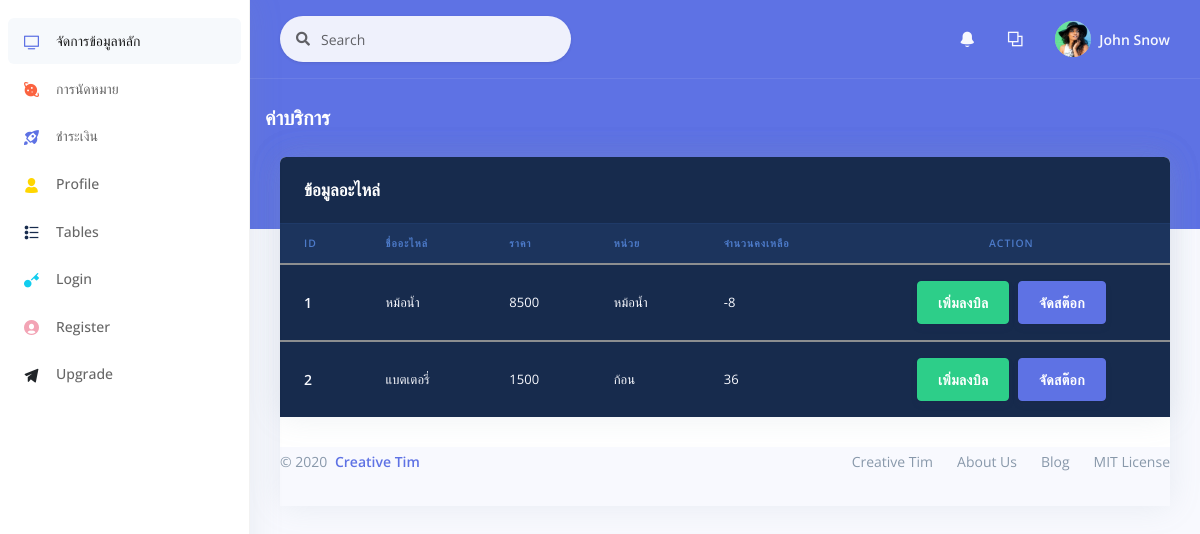
/backend/spare.php, run on the app's committed database.
### tables this page shows
CREATE TABLE `dataspare` (
  `sp_id` int(11) NOT NULL,
  `sp_name` varchar(50) NOT NULL,
  `sp_price` int(8) NOT NULL,
  `sp_point` int(3) NOT NULL,
  `sp_unit` varchar(11) NOT NULL,
  `sptype_id` int(11) NOT NULL,
  `sp_balance` int(11) NOT NULL
);

### backend/spare.php (the view, shortened to what this page needs)
<?php
include "../conn.php";
$sql = "SELECT * FROM dataspare
INNER JOIN spare_type ON dataspare.sptype_id = spare_type.sptype_id
ORDER BY sp_id ASC";
$result = mysqli_query($con, $sql);
?>
<!DOCTYPE html>
<html>
<head>
    <link rel="stylesheet" href="./assets/vendor/nucleo/css/nucleo.css" type="text/css">
    <link rel="stylesheet" href="./assets/vendor/@fortawesome/fontawesome-free/css/all.min.css" type="text/css">
    <link rel="stylesheet" href="./assets/css/argon.css?v=1.2.0" type="text/css">
</head>
<body>
    <?php
    include "object/sidebar.php";
    include "object/_nev.php";
    include "object/listdataspare.php";
    ?>
    </div>
    </div>
    </div>
    </div>
    </div>
    <div class="container-fluid mt--6">
        <div class="row">
            <div class="col">
                <div class="card">
                    <div class="row">
                        <div class="col">
                            <div class="card bg-default shadow">
                                <div class="card-header bg-transparent border-0">
                                    <h3 class="text-white mb-0">ข้อมูลอะไหล่</h3>
                                </div>
                                <div class="table-responsive">
                                    <table class="table align-items-center table-dark table-flush">
                                        <thead class="thead-dark">
                                            <tr>
                                                <th scope="col" class="sort" data-sort="ID">ID</th>
                                                <th scope="col" class="sort" data-sort="name">ชื่ออะไหล่</th>
                                                <th scope="col" class="sort" data-sort="price">ราคา</th>
                                                <th scope="col" class="sort" data-sort="unit">หน่วย</th>
                                                <th scope="col" class="sort" data-sort="balance">จำนวนคงเหลือ</th>
                                                <th scope="col" class="text-center">Action</th>
                                            </tr>
                                        </thead>
                                        <tbody class="list">
                                            <?php
                                            while ($rs = mysqli_fetch_array($result)) {
                                                $sp_id = $rs['sp_id'];
                                                $sp_name = $rs['sp_name'];
                                                $sp_price = $rs['sp_price'];
                                                $sp_unit = $rs['sp_unit'];
                                                $sp_balance = $rs['sp_balance'];
                                            ?>
                                        <tbody class="list">
                                            <tr>
                                                <th scope="row">
                                                    <div class="media align-items-center">
                                                        <div class="media-body">
                                                            <span class="name mb-0 text-sm"><?php echo $sp_id ?></span>
                                                        </div>
                                                    </div>
                                                </th>
                                                <td class="budget">
                                                    <?php echo $sp_name ?>
                                                </td>
                                                <td class="budget">
                                                    <?php echo $sp_price ?>
                                                </td>
                                                <td class="budget">
                                                    <?php echo $sp_unit ?>
                                                </td>
                                                <td class="budget">
                                                    <?php echo $sp_balance ?>
                                                </td>
                                                <td class="text-center">
                                                    <?php
                                                    echo "<a class='btn btn-success' href='cart.php?sp_id=$rs[sp_id]&act=add&act=add'>เพิ่มลงบิล <br></a>";
                                                    echo "<a class='btn btn-primary' href='cart.php?sp_id=$rs[sp_id]&act=add&act=add'>จัดสต๊อก <br></a>";
                                                    ?>
                                            </tr>
                                        <?php }
                                        ?>
                                        </tbody>
                                    </table>
                                </div>
                            </div>
                        </div>
                    </div>
                    <footer class="footer pt-0">
                        <div class="row align-items-center justify-content-lg-between">
                            <div class="col-lg-6">
                                <div class="copyright text-center  text-lg-left  text-muted">
                                    &copy; 2020 <a href="https://www.creative-tim.com" class="font-weight-bold ml-1" target="_blank">Creative Tim</a>
                                </div>
                            </div>
                            <div class="col-lg-6">
                                <ul class="nav nav-footer justify-content-center justify-content-lg-end">
                                    <li class="nav-item">
                                        <a href="https://www.creative-tim.com" class="nav-link" target="_blank">Creative Tim</a>
                                    </li>
                                    <li class="nav-item">
                                        <a href="https://www.creative-tim.com/presentation" class="nav-link" target="_blank">About Us</a>
                                    </li>
                                    <li class="nav-item">
                                        <a href="http://blog.creative-tim.com" class="nav-link" target="_blank">Blog</a>
                                    </li>
                                    <li class="nav-item">
                                        <a href="https://github.com/creativetimofficial/argon-dashboard/blob/master/LICENSE.md" class="nav-link" target="_blank">MIT License</a>
                                    </li>
                                </ul>
                            </div>
                        </div>
                    </footer>
                </div>
            </div>
</body>
</html>

### data on the page
dataspare: sp_id "1", sp_name "หม้อน้ำ", sp_price "8500", sp_unit "หม้อน้ำ", sp_balance "-8"
dataspare: sp_id "2", sp_name "แบตเตอรี่", sp_price "1500", sp_unit "ก้อน", sp_balance "36"
